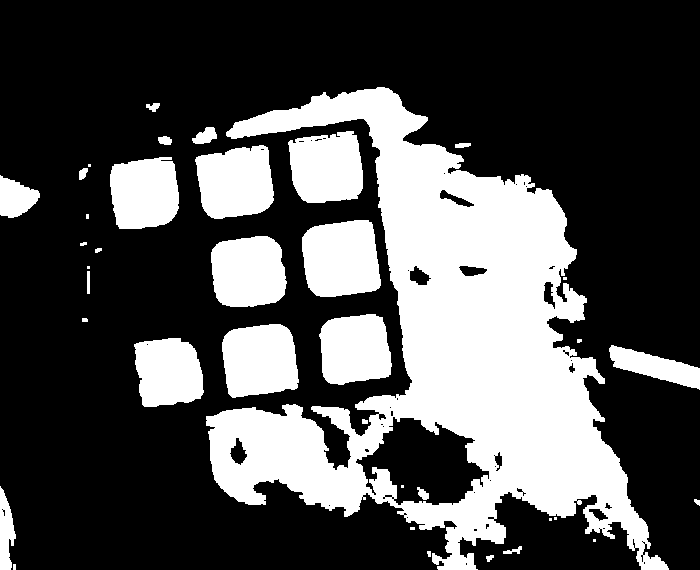
#> input picture Skärmavbild 2024-10-02 kl. 14.02.21.png, 700 x 570 px, given in place of the camera
$ python 'rubiks cube detector v2.py'
#> lines starting #> are read from the running program, lines starting #| are printed output that depends on the picture; after the words box and inside, x2 and y2 are one past the last pixel; in counts of white or black regions, pixels touching at a corner belong together
import cv2
import numpy as np
from sklearn.cluster import KMeans
import matplotlib.pyplot as plt
from sklearn.decomposition import PCA

from sklearn.cluster import AgglomerativeClustering
from scipy.spatial.distance import cdist
from scipy import ndimage

# Define color ranges in HSV
# colors = {
#     'red': [
#         {'lower': np.array([0, 70, 50]), 'upper': np.array([10, 255, 255])},
#         {'lower': np.array([170, 70, 50]), 'upper': np.array([180, 255, 255])}
#     ],
#     'orange': [{'lower': np.array([11, 70, 50]), 'upper': np.array([25, 255, 255])}],
#     'yellow': [{'lower': np.array([26, 70, 50]), 'upper': np.array([35, 255, 255])}],
#     'green': [{'lower': np.array([36, 70, 50]), 'upper': np.array([85, 255, 255])}],
#     'blue': [{'lower': np.array([86, 70, 50]), 'upper': np.array([125, 255, 255])}],
#     'white': [{'lower': np.array([0, 0, 200]), 'upper': np.array([180, 25, 255])}],
# }

# colors = {
#     'red': [{'lower': np.array([0, 50, 50]), 'upper': np.array([15, 255, 255])},
#             {'lower': np.array([165, 50, 50]), 'upper': np.array([180, 255, 255])}],
#     'orange': [{'lower': np.array([11, 70, 50]), 'upper': np.array([25, 255, 255])}],
#     'yellow': [{'lower': np.array([26, 70, 50]), 'upper': np.array([32, 255, 255])}],  # More green tone
#     'green': [{'lower': np.array([36, 70, 50]), 'upper': np.array([85, 255, 255])}],
#     'blue': [{'lower': np.array([86, 70, 50]), 'upper': np.array([125, 255, 255])}],
#     'white': [{'lower': np.array([0, 0, 180]), 'upper': np.array([180, 50, 255])}],  # Adjusted for bluish white
# }

# colors = {
#     'red': [{'lower': np.array([170, 150, 150]), 'upper': np.array([180, 255, 255])},
#             {'lower': np.array([0, 150, 150]), 'upper': np.array([10, 255, 255])}],  # Red spans across 0 and 180
#     'orange': [{'lower': np.array([10, 80, 130]), 'upper': np.array([30, 200, 255])}],
#     'yellow': [{'lower': np.array([30, 70, 150]), 'upper': np.array([40, 140, 255])}],  # More green tone
#     'green': [{'lower': np.array([50, 70, 50]), 'upper': np.array([85, 255, 255])}],
#     'blue': [{'lower': np.array([100, 70, 70]), 'upper': np.array([120, 255, 255])}],
#     'white': [{'lower': np.array([0, 0, 200]), 'upper': np.array([180, 100, 255])}],  # Adjusted for bluish white
# }


# Define the RGB values for the colors
# colors_rgb = {
#     'orange': (255, 158, 99),
#     'yellow': (250, 224, 141),
#     'green': (80, 140, 80),
#     'blue': (16, 48, 243),
#     'white': (170, 160, 200)
# }


# colors_rgb = {
#     'orange':  (255, 158, 99),
#     'yellow': (255, 255, 0),
#     'green': (0, 128, 0),
#     'blue': (0, 0, 255),
#     'white': (255, 255, 255)
# }


# colors_rgb = {
#     'orange':  (216, 114, 95),
#     'yellow': (173, 189, 106),
#     'green': (0, 128, 0),
#     'blue': (29, 75, 128),
#     'white': (191, 193, 184)
# }


colors_rgb = {
    'orange':  (216, 114, 95),
    'yellow': (173, 189, 106),
    'green': (0, 180, 0),
    'blue': (0, 0, 180),
    'white': (155, 155, 155)
}


# Convert RGB to HSV
def convert_rgb_to_hsv(rgb):
    rgb_array = np.uint8([[rgb]])
    hsv_array = cv2.cvtColor(rgb_array, cv2.COLOR_RGB2HSV)
    return hsv_array[0][0]

# Define the fixed ± range for HSV
hue_range = 30
saturation_range = 70
value_range = 100

# Create the HSV ranges
colors_hsv = {}
for color_name, rgb in colors_rgb.items():
    hsv = convert_rgb_to_hsv(rgb)
    lower = np.array([max(hsv[0] - hue_range, 0), max(hsv[1] - saturation_range, 0), max(hsv[2] - value_range, 0)])
    upper = np.array([min(hsv[0] + hue_range, 180), min(hsv[1] + saturation_range, 255), min(hsv[2] + value_range, 255)])
    colors_hsv[color_name] = [{'lower': lower, 'upper': upper}]

rgb_color = np.uint8([[[177, 48, 48]]])

# # Add the predefined red ranges
# colors_hsv['red'] = [{'lower': np.array([140, 20, 20]), 'upper': np.array([200, 70, 70])} ,
#                      {'lower': np.array([0, 20, 20]), 'upper': np.array([20,  70, 70])}]

# colors_hsv['red'] = [{'lower': np.array([130, 0, 0]), 'upper': np.array([255, 80, 80])} ,
#                      {'lower': np.array([0, 0, 0]), 'upper': np.array([50,  80, 80])}]


colors_hsv['white'] = [
    {'lower': np.array([0, 0, 150]), 'upper': np.array([180, 50, 255])}  # White/light gray range
]

colors_hsv['red'] = [
    {'lower': np.array([0, 150, 70]), 'upper': np.array([10, 255, 255])},  # Lower red range
    {'lower': np.array([160, 150, 70]), 'upper': np.array([180, 255, 255])}  # Upper red range
]
# Print the HSV ranges
for color_name, hsv_range in colors_hsv.items():
    print(f"{color_name}: {hsv_range}")

# The final colors dictionary
colors = colors_hsv

# Map color names to BGR colors for drawing
color_map_bgr = {
    'red': (0, 0, 255),
    'orange': (0, 165, 255),
    'yellow': (0, 255, 255),
    'green': (0, 255, 0),
    'blue': (255, 0, 0),
    'white': (255, 255, 200),
}

# Map color names to matplotlib colors
color_map_matplotlib = {
    'red': 'red',
    'orange': 'orange',
    'yellow': 'yellow',
    'green': 'green',
    'blue': 'blue',
    'white': 'lightgray',
}

# Start video capture
cap = cv2.VideoCapture(0)

# Check if the camera opened successfully
if not cap.isOpened():
    print("Error: Could not open video capture.")
    exit()

# # Disable auto-exposure
# cap.set(cv2.CAP_PROP_AUTO_EXPOSURE, 0.05)  # 0.25 to enable manual exposure control

# # Set a fixed brightness level (value between 0 and 1)
# fixed_brightness = 0.05  # Adjust this value as needed
# cap.set(cv2.CAP_PROP_BRIGHTNESS, fixed_brightness)


# Initialize matplotlib
plt.ion()
fig, ax = plt.subplots()


# [19 lines left out: function crop_center, not called in this run]


while True:
    # Capture frame-by-frame
    found_cube = False
    ret, frame = cap.read()
#> frame is the input picture: shape (570, 700, 3); 31.1% white; 38 white regions (11 under 20 px), largest, box (x1, y1, x2, y2) and area: (206, 87, 669, 570) 83093, (302, 220, 381, 297) 5142, (222, 324, 299, 398) 4733
    frame = frame[0:-1, 400:-1]
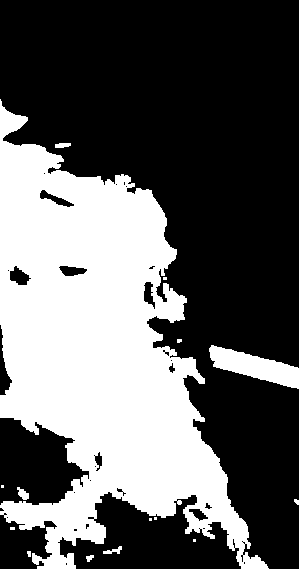
#> frame: shape (569, 299, 3); 37.4% white; 15 white regions (7 under 20 px), largest, box (x1, y1, x2, y2) and area: (0, 99, 269, 569) 61346, (209, 345, 299, 389) 1917, (17, 487, 29, 500) 92

    # brightness_factor = 1 # Adjust this value to reduce brightness
    # frame = cv2.convertScaleAbs(frame, alpha=brightness_factor, beta=0)

    if not ret:
        print("Can't receive frame. Exiting ...")
        break

    # Resize frame if necessary
    # frame = cv2.resize(frame, (640, 480))

    height, width, _ = frame.shape
#> height = 569; width = 299

    frame

    # Convert to grayscale
    gray = cv2.cvtColor(frame, cv2.COLOR_BGR2GRAY)
    cv2.imshow('gray image', gray)

    # [6 lines of commented-out code are left out]

    hsv = cv2.cvtColor(frame, cv2.COLOR_BGR2HSV)
#> hsv: shape (569, 299, 3); mean H, S, V 0, 0, 95.4

    # Extract the V (value) channel
    v_channel = hsv[:, :, 2]

    # Apply a threshold to the V channel to get a binary image
    _, binary = cv2.threshold(v_channel, 120, 255, cv2.THRESH_BINARY_INV)
#> binary: shape (569, 299); 62.6% white; 15 black regions (7 under 20 px)

    # Display the filtered image in a separate window for debugging
    cv2.imshow('Filtered Image', binary)

    # # Apply morphological operations to clean up the binary image
    # kernel = np.ones((3, 3), np.uint8)
    # binary = cv2.morphologyEx(binary, cv2.MORPH_OPEN, kernel)

    cv2.imshow('Morphed Image', binary)


    def angle_between_vectors(v1, v2):
        cos_theta = np.dot(v1, v2) / (np.linalg.norm(v1) * np.linalg.norm(v2))
        angle = np.arccos(np.clip(cos_theta, -1.0, 1.0))
        return np.degrees(angle)

    # Find contours
    contours, _ = cv2.findContours(binary, cv2.RETR_EXTERNAL, cv2.CHAIN_APPROX_SIMPLE)
#> contours = 32 contours, 21 with area under 20; largest, box (x1, y1, x2, y2) and area: (0, 0, 299, 569) 88696, (58, 492, 241, 569) 7862, (0, 418, 89, 505) 5175, (0, 513, 57, 569) 1848, (0, 325, 12, 395) 270
    mask = np.zeros_like(frame)
    for cnt in contours:
        # Approximate contour
        epsilon = 0.05 * cv2.arcLength(cnt, True)
        approx = cv2.approxPolyDP(cnt, epsilon, True)
        # If the contour has 4 sides, it could be a rectangle
        if len(approx) == 4 and cv2.isContourConvex(approx):
            # Compute area and check if it's large enough
            area = cv2.contourArea(approx)
            if area > 5000:  # Adjust this threshold as needed
                # Check if the rectangle has roughly 90-degree corners
                angles = []
                for i in range(4):
                    p1 = approx[i][0]
                    p2 = approx[(i + 1) % 4][0]
                    p3 = approx[(i + 2) % 4][0]
                    v1 = p1 - p2
                    v2 = p3 - p2
                    angle = angle_between_vectors(v1, v2)
                    angles.append(angle)
                if all(85 <= angle <= 95 for angle in angles):  # Adjust this threshold as needed
                    # Get the center of the rectangle
                    M = cv2.moments(approx)
                    if M['m00'] != 0:
                        cx = int(M['m10'] / M['m00'])
                        cy = int(M['m01'] / M['m00'])
                        # Draw the contour and center
                        cv2.drawContours(mask, [approx], -1, (255, 255, 255), thickness=cv2.FILLED)
                        #cv2.circle(frame, (cx, cy), 5, (0, 0, 0), -1)
                        found_cube = True
                        # show the amsk
                        cv2.imshow('mask', mask)
#> this loop made 32 passes
#> (epsilon, approx, area) on pass 17: (20.97, [[0, 418], [0, 504], [82, 486], [74, 440]], 5140)
#> (epsilon, approx, area) on passes 7, 8, 18, 22, 26: (15.55, [[0, 515], [0, 568], [43, 565], [56, 526]], 2303), (2.55, [[189, 509], [199, 520], [207, 518], [199, 509]], 99), (1.22, [[172, 363], [169, 367], [172, 372], [174, 370]], 22.5), (3.66, [[146, 282], [144, 300], [154, 308], [152, 284]], 168), (3.39, [[15, 266], [10, 279], [26, 284], [30, 278]], 185.5)
#> mask: shape (569, 299, 3); every value is 0


    frame = cv2.bitwise_and(frame, mask)
    if found_cube:
        brightness_factor = 0.8 # Adjust this value to reduce brightness
        frame = cv2.convertScaleAbs(frame, alpha=brightness_factor, beta=0)
        hsv = cv2.cvtColor(frame, cv2.COLOR_BGR2HSV)
        squares = []

        for color_name, color_ranges in colors.items():
            mask = None
            for color_range in color_ranges:
                lower = color_range['lower']
                upper = color_range['upper']
                curr_mask = cv2.inRange(hsv, lower, upper)
                if mask is None:
                    mask = curr_mask
                else:
                    mask = cv2.bitwise_or(mask, curr_mask)
            # Apply morphological operations to clean up the mask
            kernel = np.ones((3, 3), np.uint8)
            mask = cv2.morphologyEx(mask, cv2.MORPH_OPEN, kernel)
            # Find contours
            contours, _ = cv2.findContours(mask, cv2.RETR_EXTERNAL, cv2.CHAIN_APPROX_SIMPLE)
            for cnt in contours:
                # Approximate contour
                epsilon = 0.08 * cv2.arcLength(cnt, True)
                approx = cv2.approxPolyDP(cnt, epsilon, True)
                # If the contour has 4 sides, it could be a square
                if len(approx) == 4 and cv2.isContourConvex(approx):
                    # Compute area and check if it's large enough
                    area = cv2.contourArea(approx)
                    if area > 200 and area < 30000:  # Adjust this threshold as needed
                        # Get the center of the square
                        M = cv2.moments(approx)
                        if M['m00'] != 0:
                            cx = int(M['m10'] / M['m00'])
                            cy = int(M['m01'] / M['m00'])
                            squares.append({'position': (cx, cy), 'color': color_name, 'area': area})
                            # Draw the contour and center
                            cv2.drawContours(frame, [approx], -1, color_map_bgr[color_name], 2)
                            cv2.circle(frame, (cx, cy), 5, (0, 0, 0), -1)

        # [345 lines of commented-out code are left out]


        # [28 lines left out: function filter_closest_points, not called in this run]

        # [6 lines of commented-out code are left out]


        ax.clear()
        for square in squares:
            cx, cy = square['position']
            color = color_map_matplotlib[square['color']]
            ax.scatter(cx, cy, c=color, s=100, marker='o')


        # Figur 1


        # Set plot limits and grid
        ax.set_xlim(0, width)
        ax.set_ylim(height, 0)  # Invert y-axis to match image coordinates
        ax.grid(True)
        plt.draw()
        plt.pause(0.001)


        # Tar ut ut färgerna och plottar dom i guit som heter Rubricks cube grid


        # If we have enough squares, perform clustering
        if len(squares) >= 6:
            x_positions = np.array([s['position'][0] for s in squares])
            y_positions = np.array([s['position'][1] for s in squares])
            colors_list = [s['color'] for s in squares]

            # Perform KMeans clustering on x and y positions
            kmeans_x = KMeans(n_clusters=3, random_state=0).fit(x_positions.reshape(-1, 1))
            x_labels = kmeans_x.labels_
            kmeans_y = KMeans(n_clusters=3, random_state=0).fit(y_positions.reshape(-1, 1))
            y_labels = kmeans_y.labels_

            # Map cluster labels to grid positions
            x_centers = kmeans_x.cluster_centers_.flatten()
            y_centers = kmeans_y.cluster_centers_.flatten()
            x_order = np.argsort(x_centers)
            y_order = np.argsort(y_centers)

            x_label_to_grid = {label: idx for idx, label in enumerate(x_order)}
            y_label_to_grid = {label: idx for idx, label in enumerate(y_order)}

            grid_positions = []
            for i in range(len(squares)):
                x_grid = x_label_to_grid[x_labels[i]]
                y_grid = y_label_to_grid[y_labels[i]]
                grid_positions.append((x_grid, y_grid))

            # Draw the grid on a separate image
            grid_image = np.zeros((300, 300, 3), dtype=np.uint8)
            for i in range(len(squares)):
                x_grid, y_grid = grid_positions[i]
                color = color_map_bgr[colors_list[i]]
                # Invert y_grid to match image coordinate system
                y_grid_inv = y_grid  # Because y increases downward in images
                cv2.rectangle(
                    grid_image,
                    (x_grid * 100, y_grid_inv * 100),
                    ((x_grid + 1) * 100, (y_grid_inv + 1) * 100),
                    color,
                    -1,
                )
                # Optional: Draw grid lines
                cv2.rectangle(
                    grid_image,
                    (x_grid * 100, y_grid_inv * 100),
                    ((x_grid + 1) * 100, (y_grid_inv + 1) * 100),
                    (0, 0, 0),
                    2,
                )

            # Show the grid image
            cv2.imshow('Rubik\'s Cube Grid', grid_image)

            # Show the grid image
            cv2.imshow('Rubik\'s Cube Grid', grid_image)

            # [16 lines of commented-out code are left out]
            ax.grid(True)
            plt.draw()
            plt.pause(0.001)

    # Display the resulting frame
    cv2.imshow('Frame', frame)

    # Exit if 'q' is pressed
    if cv2.waitKey(1) == ord('q'):
#> (key q is pressed here)
        break

# When everything is done, release the capture
cap.release()
cv2.destroyAllWindows()
